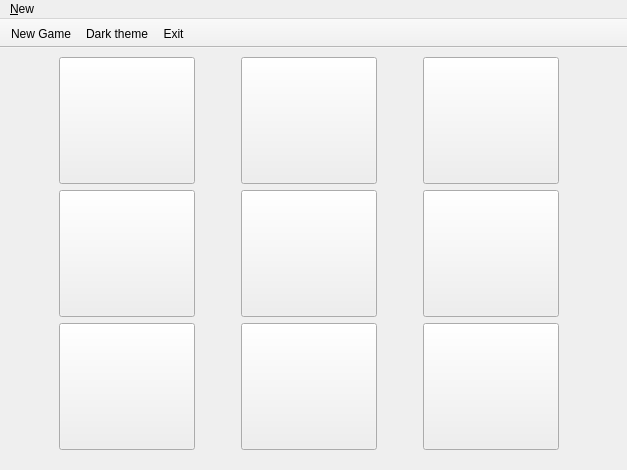
<?xml version="1.0" encoding="UTF-8"?>
<ui version="4.0">
 <class>tictactoe</class>
 <widget class="QMainWindow" name="tictactoe">
  <property name="geometry">
   <rect>
    <x>0</x>
    <y>0</y>
    <width>627</width>
    <height>470</height>
   </rect>
  </property>
  <property name="sizePolicy">
   <sizepolicy hsizetype="Fixed" vsizetype="Fixed">
    <horstretch>0</horstretch>
    <verstretch>0</verstretch>
   </sizepolicy>
  </property>
  <property name="minimumSize">
   <size>
    <width>627</width>
    <height>470</height>
   </size>
  </property>
  <property name="maximumSize">
   <size>
    <width>627</width>
    <height>470</height>
   </size>
  </property>
  <property name="contextMenuPolicy">
   <enum>Qt::NoContextMenu</enum>
  </property>
  <property name="windowTitle">
   <string>Tic Tac Toe</string>
  </property>
  <property name="windowIcon">
   <iconset resource="Icons/tictactoe.qrc">
    <normaloff>:/Icons/game_icon.png</normaloff>:/Icons/game_icon.png</iconset>
  </property>
  <property name="tabShape">
   <enum>QTabWidget::Rounded</enum>
  </property>
  <widget class="QWidget" name="centralwidget">
   <widget class="QFrame" name="frame">
    <property name="geometry">
     <rect>
      <x>10</x>
      <y>0</y>
      <width>601</width>
      <height>411</height>
     </rect>
    </property>
    <property name="frameShape">
     <enum>QFrame::NoFrame</enum>
    </property>
    <property name="frameShadow">
     <enum>QFrame::Plain</enum>
    </property>
    <property name="lineWidth">
     <number>0</number>
    </property>
    <layout class="QGridLayout" name="gridLayout">
     <item row="1" column="2">
      <widget class="QToolButton" name="button6">
       <property name="text">
        <string/>
       </property>
       <property name="iconSize">
        <size>
         <width>128</width>
         <height>128</height>
        </size>
       </property>
      </widget>
     </item>
     <item row="2" column="0">
      <widget class="QToolButton" name="button7">
       <property name="text">
        <string/>
       </property>
       <property name="iconSize">
        <size>
         <width>128</width>
         <height>128</height>
        </size>
       </property>
      </widget>
     </item>
     <item row="0" column="0">
      <widget class="QToolButton" name="button1">
       <property name="text">
        <string/>
       </property>
       <property name="iconSize">
        <size>
         <width>128</width>
         <height>128</height>
        </size>
       </property>
      </widget>
     </item>
     <item row="1" column="1">
      <widget class="QToolButton" name="button5">
       <property name="text">
        <string/>
       </property>
       <property name="iconSize">
        <size>
         <width>128</width>
         <height>128</height>
        </size>
       </property>
      </widget>
     </item>
     <item row="2" column="2">
      <widget class="QToolButton" name="button9">
       <property name="text">
        <string/>
       </property>
       <property name="iconSize">
        <size>
         <width>128</width>
         <height>128</height>
        </size>
       </property>
      </widget>
     </item>
     <item row="1" column="0">
      <widget class="QToolButton" name="button4">
       <property name="text">
        <string/>
       </property>
       <property name="iconSize">
        <size>
         <width>128</width>
         <height>128</height>
        </size>
       </property>
      </widget>
     </item>
     <item row="0" column="2">
      <widget class="QToolButton" name="button3">
       <property name="text">
        <string/>
       </property>
       <property name="iconSize">
        <size>
         <width>128</width>
         <height>128</height>
        </size>
       </property>
      </widget>
     </item>
     <item row="0" column="1">
      <widget class="QToolButton" name="button2">
       <property name="text">
        <string/>
       </property>
       <property name="iconSize">
        <size>
         <width>128</width>
         <height>128</height>
        </size>
       </property>
      </widget>
     </item>
     <item row="2" column="1">
      <widget class="QToolButton" name="button8">
       <property name="text">
        <string/>
       </property>
       <property name="iconSize">
        <size>
         <width>128</width>
         <height>128</height>
        </size>
       </property>
      </widget>
     </item>
    </layout>
   </widget>
  </widget>
  <widget class="QMenuBar" name="menubar">
   <property name="geometry">
    <rect>
     <x>0</x>
     <y>0</y>
     <width>627</width>
     <height>20</height>
    </rect>
   </property>
   <widget class="QMenu" name="menuNew">
    <property name="title">
     <string>&amp;New</string>
    </property>
    <addaction name="actionNew_Game"/>
    <addaction name="separator"/>
    <addaction name="actionDark_Theme"/>
    <addaction name="separator"/>
    <addaction name="action_Exit"/>
   </widget>
   <addaction name="menuNew"/>
  </widget>
  <widget class="QToolBar" name="toolBar">
   <property name="windowTitle">
    <string>toolBar</string>
   </property>
   <property name="movable">
    <bool>false</bool>
   </property>
   <property name="floatable">
    <bool>false</bool>
   </property>
   <attribute name="toolBarArea">
    <enum>TopToolBarArea</enum>
   </attribute>
   <attribute name="toolBarBreak">
    <bool>false</bool>
   </attribute>
   <addaction name="actionNew_Game"/>
   <addaction name="actionDark_Theme"/>
   <addaction name="action_Exit"/>
  </widget>
  <action name="actionNew_Game">
   <property name="icon">
    <iconset resource="Icons/tictactoe.qrc">
     <normaloff>:/Icons/New.png</normaloff>:/Icons/New.png</iconset>
   </property>
   <property name="text">
    <string>New Game</string>
   </property>
  </action>
  <action name="action_Exit">
   <property name="icon">
    <iconset resource="Icons/tictactoe.qrc">
     <normaloff>:/Icons/Exit.png</normaloff>:/Icons/Exit.png</iconset>
   </property>
   <property name="text">
    <string>Exit</string>
   </property>
  </action>
  <action name="actionDark_Theme">
   <property name="checkable">
    <bool>true</bool>
   </property>
   <property name="checked">
    <bool>false</bool>
   </property>
   <property name="icon">
    <iconset resource="Icons/tictactoe.qrc">
     <normaloff>:/Icons/color.png</normaloff>:/Icons/color.png</iconset>
   </property>
   <property name="text">
    <string>Dark theme</string>
   </property>
  </action>
 </widget>
 <resources>
  <include location="Icons/tictactoe.qrc"/>
 </resources>
 <connections/>
</ui>
